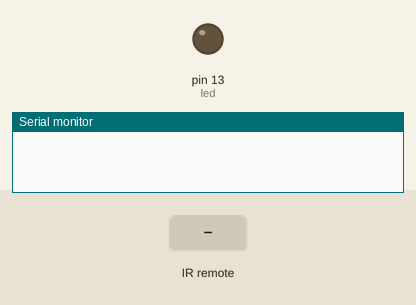
A sketch run on a simulated Arduino Uno, built with avr-gcc and run on an emulated ATmega328P. On the bench: output pins drawn as LEDs (lit = HIGH), the last lines printed to the serial monitor. The inputs (shaded band) are chosen by the test bench.

Above: at 1.2 s.
1.3 s: infrared code 0x61D650AF received
At 2.0 s:
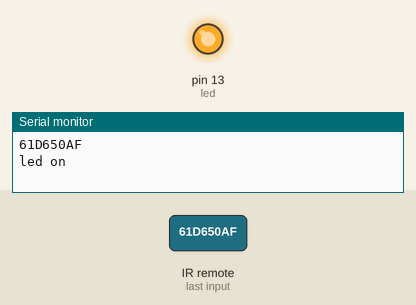
2.8 s: infrared code 0x61D652AD received
Timing chart, 0 to 5.8 s (numbered marks = the images above; inputs shaded):
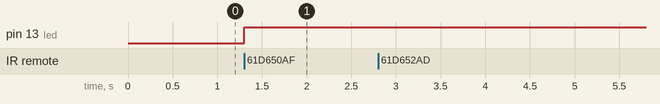

Measured:
- after the input at 1.3 s, pin 13 (led): LOW → HIGH at once

The sketch:

IR_SCANNER_2.ino
```cpp
#include <IRremote.h>
int RECV_PIN = 6;
IRrecv irrecv(RECV_PIN);
decode_results results;

unsigned long val1= 0x61D650AF;
unsigned long val2= 0x61D652AD;
#define led 13
bool state=0;


void setup()
{
  Serial.begin(9600);
  irrecv.enableIRIn(); // Start the receiver
pinMode(led,OUTPUT);

}


void loop() {
  if (irrecv.decode(&results)) {
    Serial.println(results.value, HEX);
    irrecv.resume(); // Receive the next value

  sw2();delay(500);
  }
}


void sw1()
{
  if (results.value == val1 )
{digitalWrite(led,HIGH);    Serial.println("led on");}
  else if(results.value == val2 )
{digitalWrite(led,LOW);Serial.println("led off");}

else {digitalWrite(led,LOW);     Serial.println("invalid code");}
  }

void sw2(){
    if (results.value == val1 )
    state=!state;
    digitalWrite(led,state);
    if(state==HIGH)  Serial.println("led on");
//if(state==LOW)
else Serial.println("led off");
    }
```
